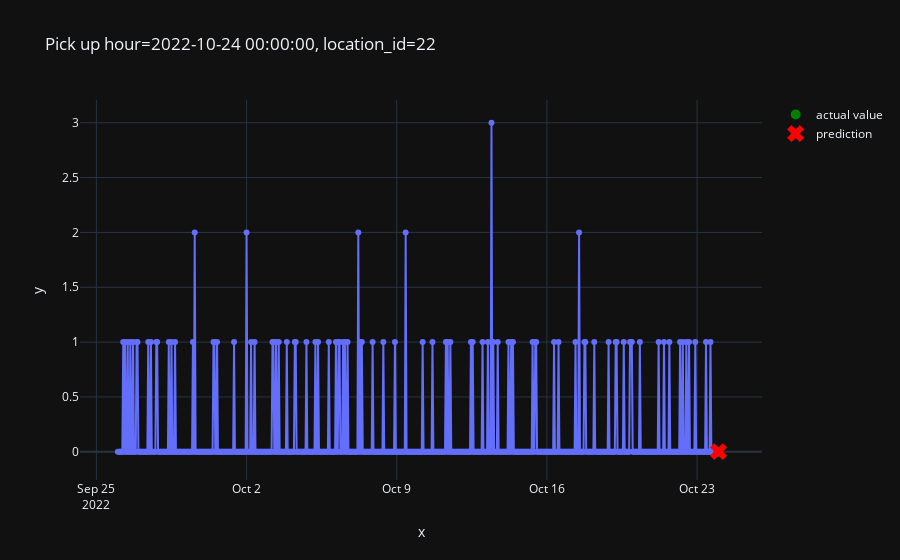

Notebook code cell kept with this figure:
### Code cell
from src.plot import plot_one_sample
plot_one_sample(
    features = X_test,
    targets = y_test,
    example_id= 3979,
    predictions=pd.Series(predictions)
)

### Figure 1 — Plotly figure (JSON) as saved in the notebook; plotly's stock layout.template omitted (floating-point values rounded to 4 significant figures; data arrays with more than 128 entries replaced by an {"elided": "..."} marker saying what was removed)
{"data": [{"hovertemplate": "x=%{x}<br>y=%{y}<extra></extra>", "legendgroup": "", "line": {"color": "#636efa", "dash": "solid"}, "marker": {"symbol": "circle"}, "mode": "lines+markers", "name": "", "orientation": "v", "showlegend": false, "type": "scatter", "x": {"elided": "673 str values"}, "xaxis": "x", "y": {"elided": "673 int values"}, "yaxis": "y"}, {"line": {"color": "green"}, "marker": {"size": 10}, "mode": "markers", "name": "actual value", "type": "scatter", "x": ["2022-10-24T00:00:00"], "y": [0]}, {"line": {"color": "red"}, "marker": {"size": 15, "symbol": "x"}, "mode": "markers", "name": "prediction", "type": "scatter", "x": ["2022-10-24T00:00:00"], "y": [0.001616]}], "layout": {"legend": {"tracegroupgap": 0}, "title": {"text": "Pick up hour=2022-10-24 00:00:00, location_id=22"}, "xaxis": {"anchor": "y", "domain": [0, 1], "title": {"text": "x"}}, "yaxis": {"anchor": "x", "domain": [0, 1], "title": {"text": "y"}}}}
